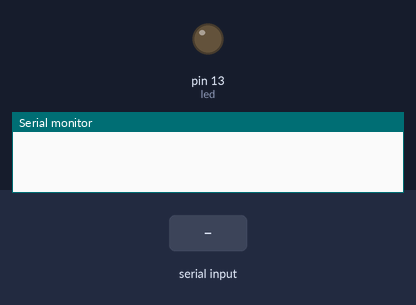
The sketch below on a simulated Arduino Uno, built with avr-gcc and run on an emulated ATmega328P. Parts: output pins drawn as LEDs (lit = HIGH), the last lines printed to the serial monitor. Dashed ring = blinking. The inputs (shaded band) are chosen by the test bench.

Above: at 1.2 s.
1.3 s: "2" received over Serial
At 1.6 s:
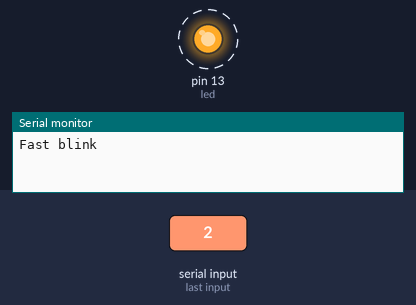
4.3 s: "0" received over Serial
At 5.1 s:
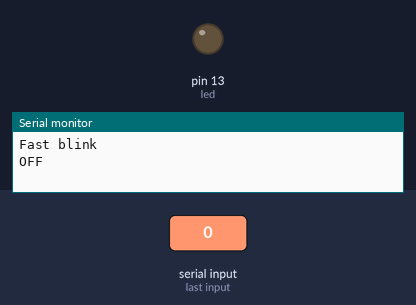
5.8 s: "1" received over Serial
At 6.5 s:
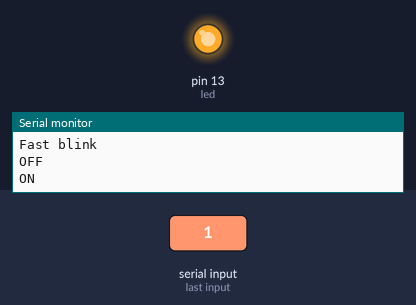
Timing chart, 0 to 8.8 s (numbered marks = the images above; inputs shaded):
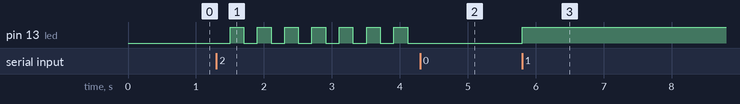

Measured:
- after the input at 1.3 s, pin 13 (led): alternates HIGH for 0.20 s and LOW for 0.20 s, starting after 0.20 s
- after the input at 4.3 s, pin 13 (led): stops changing and stays LOW
- after the input at 5.8 s, pin 13 (led): LOW → HIGH at once

The sketch:

P44-2_keyboard_dim_light_change_print.ino
```cpp
/*
*P44-2
*設計Arduino 程式，接收電腦鍵盤輸入鍵值來控制LED 並顯示提示訊息。輸入0 鍵
*則LED 暗，輸入1 鍵則LED 亮，輸入2 鍵則LED 快閃，輸入3 鍵則LED 慢閃。
*/

#define SLOW_BLINK_INTERVAL 1000 //ms 慢閃間隔
#define FAST_BLINK_INTERVAL 200  //ms 快閃間隔

const int led = 13;

char c = '0';
int n = 0;

unsigned long last_blink = 0;
bool led_state = 0;

void setup()
{
	Serial.begin(9600);

	pinMode(led, OUTPUT);
}

void loop()
{
	if(Serial.available() > 0)
	{
		c = Serial.read();
		switch(c)
		{
			case '0': //關閉
				Serial.println("OFF");
			break;
			case '1': //關閉
				Serial.println("ON");
			break;
			case '2': //關閉
				Serial.println("Fast blink");
			break;
			case '3': //關閉
				Serial.println("Slow blink");
			break;
		}
	}

	unsigned long now = millis();

	switch(c)
	{
		case '0': //關閉
			digitalWrite(led, LOW);
		break;
		case '1': //開啟
			digitalWrite(led, HIGH);
		break;
		case '2': //快閃
			if(now-last_blink > FAST_BLINK_INTERVAL) //每隔固定時間檢查是否超過閃爍的interval
			{
				digitalWrite(led, led_state);
				last_blink = now; //更新最後一次執行時間
				led_state = !led_state; //LED狀態反轉
			}
		break;
		case '3': //慢閃
			if(now-last_blink > SLOW_BLINK_INTERVAL)
			{
				digitalWrite(led, led_state);
				last_blink = now;
				led_state = !led_state;
			}
		break;
	}
}
```
